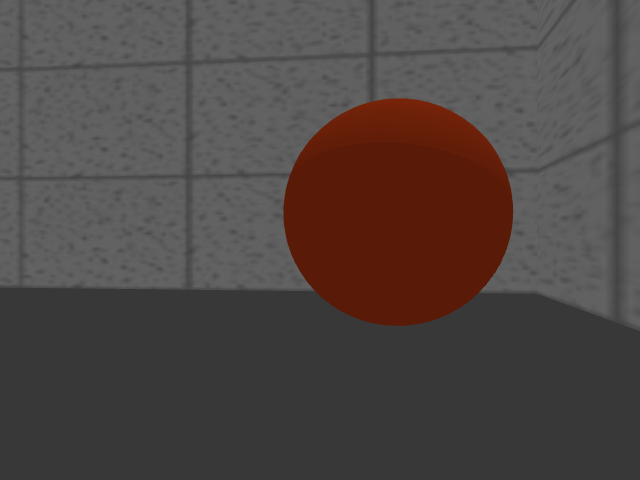
#> input picture hm_maze/scripts/test.png, 640 x 480 px
$ python hsv_test1.py
#> lines starting #> are read from the running program, lines starting #| are printed output that depends on the picture
# -*- coding:utf-8 -*-

import cv2

img = cv2.imread('test.png')
#> img is the input picture: shape (480, 640, 3); mean B, G, R 67.5, 70.3, 78.8
gray = cv2.cvtColor(img, cv2.COLOR_BGR2GRAY)
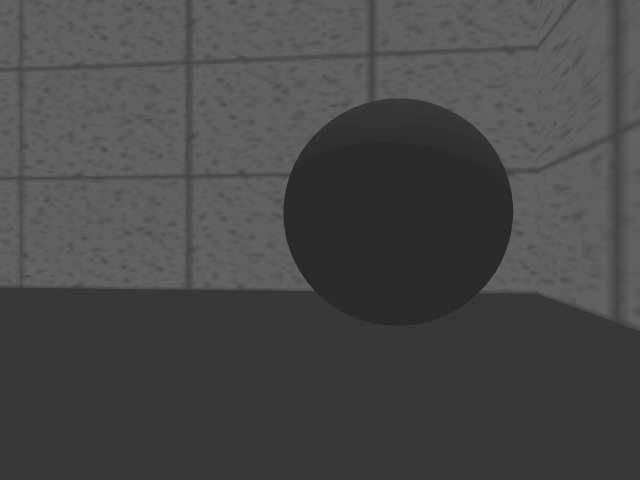
#> gray: shape (480, 640); min 43, max 101, mean 72.5
hsv = cv2.cvtColor(img, cv2.COLOR_BGR2HSV)
#> hsv: shape (480, 640, 3); mean H, S, V 0.9, 31.4, 78.8


def mouse_click(event, x, y, flags, para):
    if event == cv2.EVENT_LBUTTONDOWN:  # 左边鼠标点击
        #print('PIX:', x, y)
        print("BGR:", img[y, x])
        #print("GRAY:", gray[y, x])
        #print("HSV:", hsv[y, x])


if __name__ == '__main__':
    cv2.namedWindow("img")
    cv2.setMouseCallback("img", mouse_click)
    while True:
        cv2.imshow('img', img)
        if cv2.waitKey() == ord('q'):
#> (key q is pressed here)
            break
    cv2.destroyAllWindows()
